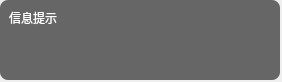
<?xml version="1.0" encoding="UTF-8"?>
<ui version="4.0">
 <class>Form</class>
 <widget class="QWidget" name="Form">
  <property name="geometry">
   <rect>
    <x>0</x>
    <y>0</y>
    <width>282</width>
    <height>82</height>
   </rect>
  </property>
  <property name="font">
   <font>
    <pointsize>15</pointsize>
   </font>
  </property>
  <property name="windowTitle">
   <string>Form</string>
  </property>
  <property name="styleSheet">
   <string notr="true">
* {
  padding:0;
  margin:0;
  border:none;
  outline: none;
}

#tips {
	color: #fff;
	background-color: #666;
	padding: 5px;
	border-radius: 8px;
}

/* 垂直滚动条 handle */
QScrollBar::handle::vertical{
  background: #fff;
  width: 4px;
  border-radius: 2px;
}
QScrollBar::handle::vertical:hover{
  background: #fff; 
}
/* 垂直滚动条 区域 */
QScrollBar::vertical{
  border-color: rgba(255, 255, 255, 10%);
  width: 4px;
  border-radius: 2px;
}
/* 垂直滚动条  handle上、下区域（未被handle占用的区域） */
QScrollBar::add-page::vertical, QScrollBar::sub-page::vertical,QScrollBar::add-line::vertical,QScrollBar::sub-line::vertical{
  border:none;
  outline:none;
}

/* 水平滚动条 handle */
QScrollBar::handle:horizontal{
  background: #fff;
  height: 4px;
  border-radius: 2px;
}
/* 水平滚动条 handle */
QScrollBar::handle:horizontal::hover{
  background: #fff; 
}
/* 水平滚动条 区域 */
QScrollBar:horizontal{
  /* border-color: rgba(255, 255, 255, 10%); */
  height: 4px;
  border-radius: 2px;
  /* margin: 5px; */
}
/* 水平滚动条  handle上、下区域（未被handle占用的区域） */
QScrollBar::add-page:horizontal, QScrollBar::sub-page:horizontal,QScrollBar::add-line:horizontal,QScrollBar::sub-line:horizontal{
  border:none;
  outline:none;
}

</string>
  </property>
  <widget class="QTextEdit" name="tips">
   <property name="geometry">
    <rect>
     <x>0</x>
     <y>0</y>
     <width>280</width>
     <height>80</height>
    </rect>
   </property>
   <property name="sizePolicy">
    <sizepolicy hsizetype="Expanding" vsizetype="Expanding">
     <horstretch>0</horstretch>
     <verstretch>0</verstretch>
    </sizepolicy>
   </property>
   <property name="font">
    <font>
     <pointsize>12</pointsize>
     <bold>false</bold>
    </font>
   </property>
   <property name="styleSheet">
    <string notr="true">border-radius: 8px;</string>
   </property>
   <property name="readOnly">
    <bool>true</bool>
   </property>
   <property name="html">
    <string>&lt;!DOCTYPE HTML PUBLIC &quot;-//W3C//DTD HTML 4.0//EN&quot; &quot;http://www.w3.org/TR/REC-html40/strict.dtd&quot;&gt;
&lt;html&gt;&lt;head&gt;&lt;meta name=&quot;qrichtext&quot; content=&quot;1&quot; /&gt;&lt;meta charset=&quot;utf-8&quot; /&gt;&lt;style type=&quot;text/css&quot;&gt;
p, li { white-space: pre-wrap; }
hr { height: 1px; border-width: 0; }
li.unchecked::marker { content: &quot;\2610&quot;; }
li.checked::marker { content: &quot;\2612&quot;; }
&lt;/style&gt;&lt;/head&gt;&lt;body style=&quot; font-family:-apple-system, "PingFang SC", "Hiragino Sans GB", "Microsoft YaHei UI", sans-serif; font-size:12pt; font-weight:400; font-style:normal;&quot;&gt;
&lt;p style=&quot; margin-top:0px; margin-bottom:0px; margin-left:0px; margin-right:0px; -qt-block-indent:0; text-indent:0px;&quot;&gt;&lt;span style=&quot; font-size:9pt;&quot;&gt;信息提示&lt;/span&gt;&lt;/p&gt;&lt;/body&gt;&lt;/html&gt;</string>
   </property>
  </widget>
 </widget>
 <resources/>
 <connections/>
</ui>
